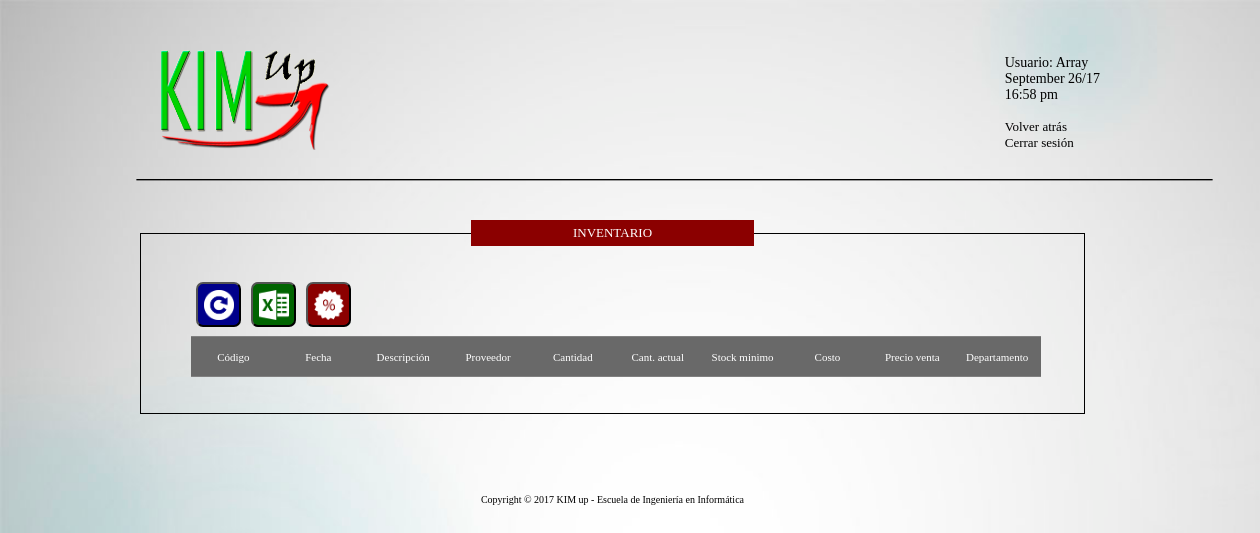
The app's page /Inventario.php (signed in), older data.
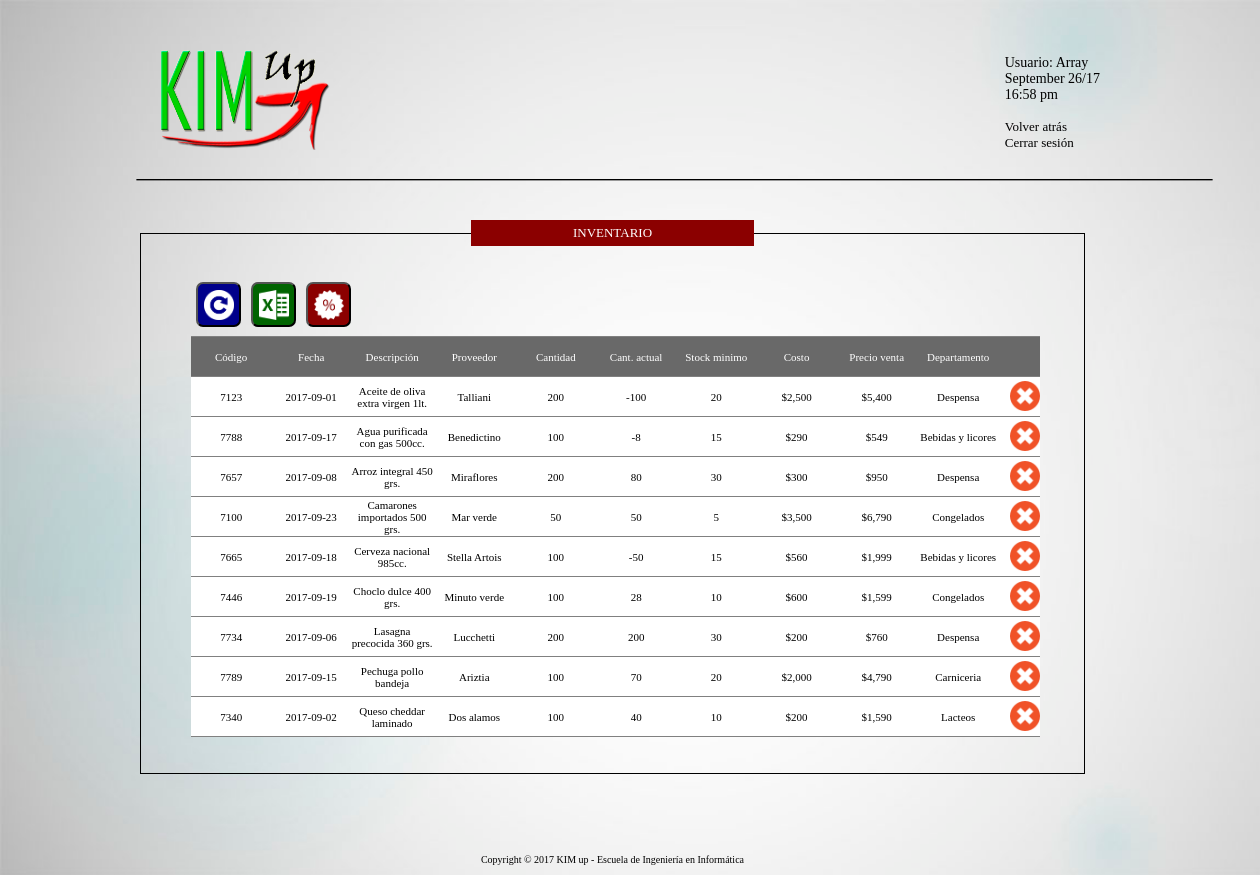
The same page, newer data.
### tables this page shows
CREATE TABLE `productos` (
  `fecha` date DEFAULT NULL,
  `codigo` bigint(20) UNSIGNED NOT NULL,
  `descripcion` varchar(50) NOT NULL,
  `proveedor` varchar(50) NOT NULL,
  `vencimiento` date NOT NULL,
  `cantidad` int(10) NOT NULL,
  `precio_compra` int(10) NOT NULL,
  `precio_venta` int(10) NOT NULL,
  `departamento` varchar(50) NOT NULL,
  `minimo` int(5) NOT NULL,
  `cant_actual` int(10) DEFAULT NULL
);

### Inventario.php (the view, shortened to what this page needs)
<!DOCTYPE html>
<html>
	<head>
        <link rel="stylesheet" href="General.css" type="text/css" media="screen">
        <link rel="stylesheet" href="Css.css" type="text/css" media="screen">
    </head>
    <body>
       	<section>
              <img src="img/logo.png" alt="">
              <p>
                  <?php $fecha_actual = date('F d/y',time()-21600);
                        $a=date("m");
                        $hora = date('H:i a',time()-21600);
                        echo "Usuario: ".$_SESSION['nombre']." <br>
                        $fecha_actual <br>
                        $hora <br><br>
                        <a id = 'Volver' href = 'index_sala.php'> Volver atrás </a><br>
                        <a href = 'login-salir.php'> Cerrar sesión </a>"
                  ?>
              </p>
              <img id = "Horizontal" src="img/linea-h.png" alt="">
              <article id ='Inventario'>
                    <form method="post" action="actualiza.php" >
                      <fieldset id = "productos">
				          <legend>INVENTARIO</legend><br><br>
                            <button type="submit" id="boton" name="act"><img src="img/boton-de-actualizar-pagina.png"></button>
                            <button title = "Exportar a Excel" id="botonh"><img src="img/icon.png"></button>
                            <button title = "Generar oferta" id="botono"><img src="img/etiqueta-de-oferta.png"></button>
                            <br><br>
                             <?php
                            $sql = "SELECT * FROM productos where month(fecha)={$a} order by descripcion asc";
                            $result = mysql_query($sql);
                             echo "<table class='Inventario'>";
                                echo "<tr id='invh'>
                                            <td>Código</td>
                                            <td>Fecha</td>
                                            <td>Descripción</td>
                                            <td>Proveedor</td>
                                            <td>Cantidad</td>
                                            <td>Cant. actual</td>
                                            <td>Stock minimo</td>
                                            <td>Costo</td>
                                            <td>Precio venta</td>
                                            <td>Departamento</td>
                                            <td id = 'img'></td>
                                      </tr><br>";
                                while ($row = mysql_fetch_row($result))
                                {
                                    echo "<tr>
                                                <td>$row[1]</td>
                                                <td>$row[0]</td>
                                                <td>$row[2]</td>
                                                <td>$row[3]</td>
                                                <td>$row[5]</td>
                                                <td>$row[10]</td>
                                                <td>$row[9]</td>
                                                <td>$".number_format($row[6])."</td>
                                                <td>$".number_format($row[7])."</td>
                                                <td>$row[8]</td>
                                                <td id='img'><img src ='img/cancelar.png' id='accion' title='Borrar' onclick=Borrar('$row[1]')></td>
                                         </tr> \n";
                                }
                                echo "</table>";
                        ?>
                        <br><br>
                        </fieldset><footer>Copyright © 2017 KIM up - Escuela de Ingeniería en Informática</footer>
				   </form>
              </article>
       	</section>
   </body>
</html>

Row changes from the older to the newer data that the page shows:
now on this page (row edited): productos: codigo "7123", fecha "2017-09-01", descripcion "Aceite de oliva extra virgen 1lt.", proveedor "Talliani", cantidad "200", cant_actual "-100", minimo "20", precio_compra "2,500", precio_venta "5,400", departamento "Despensa"
now on this page (row edited): productos: codigo "7788", fecha "2017-09-17", descripcion "Agua purificada con gas 500cc.", proveedor "Benedictino", cantidad "100", cant_actual "-8", minimo "15", precio_compra "290", precio_venta "549", departamento "Bebidas y licores"
now on this page (row edited): productos: codigo "7657", fecha "2017-09-08", descripcion "Arroz integral 450 grs.", proveedor "Miraflores", cantidad "200", cant_actual "80", minimo "30", precio_compra "300", precio_venta "950", departamento "Despensa"
now on this page (row edited): productos: codigo "7100", fecha "2017-09-23", descripcion "Camarones importados 500 grs.", proveedor "Mar verde", cantidad "50", cant_actual "50", minimo "5", precio_compra "3,500", precio_venta "6,790", departamento "Congelados"
now on this page (row edited): productos: codigo "7665", fecha "2017-09-18", descripcion "Cerveza nacional 985cc.", proveedor "Stella Artois", cantidad "100", cant_actual "-50", minimo "15", precio_compra "560", precio_venta "1,999", departamento "Bebidas y licores"
now on this page (row edited): productos: codigo "7446", fecha "2017-09-19", descripcion "Choclo dulce 400 grs.", proveedor "Minuto verde", cantidad "100", cant_actual "28", minimo "10", precio_compra "600", precio_venta "1,599", departamento "Congelados"
now on this page (row edited): productos: codigo "7734", fecha "2017-09-06", descripcion "Lasagna precocida 360 grs.", proveedor "Lucchetti", cantidad "200", cant_actual "200", minimo "30", precio_compra "200", precio_venta "760", departamento "Despensa"
now on this page (row edited): productos: codigo "7789", fecha "2017-09-15", descripcion "Pechuga pollo bandeja", proveedor "Ariztia", cantidad "100", cant_actual "70", minimo "20", precio_compra "2,000", precio_venta "4,790", departamento "Carniceria"
now on this page (row edited): productos: codigo "7340", fecha "2017-09-02", descripcion "Queso cheddar laminado", proveedor "Dos alamos", cantidad "100", cant_actual "40", minimo "10", precio_compra "200", precio_venta "1,590", departamento "Lacteos"
